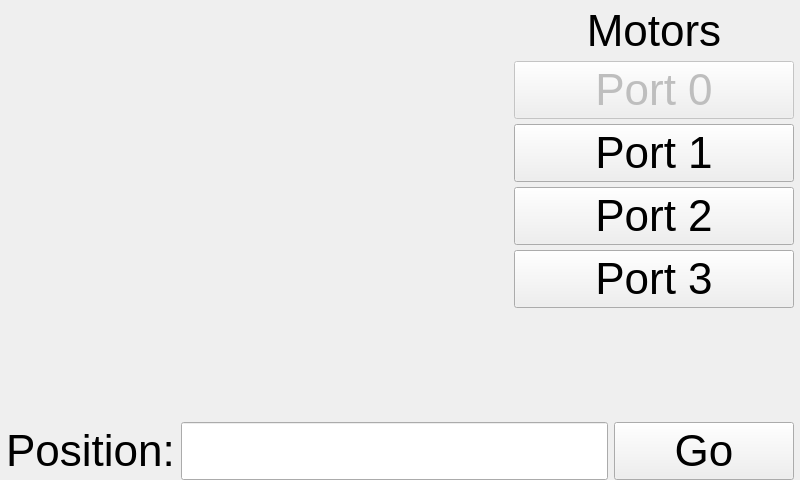
<?xml version="1.0" encoding="UTF-8"?>
<ui version="4.0">
 <class>PidWidget</class>
 <widget class="QWidget" name="PidWidget">
  <property name="geometry">
   <rect>
    <x>0</x>
    <y>0</y>
    <width>800</width>
    <height>480</height>
   </rect>
  </property>
  <property name="windowTitle">
   <string>PID Motor Control</string>
  </property>
  <layout class="QVBoxLayout" name="verticalLayout_2" stretch="1,0">
   <property name="spacing">
    <number>6</number>
   </property>
   <property name="leftMargin">
    <number>6</number>
   </property>
   <property name="topMargin">
    <number>6</number>
   </property>
   <property name="rightMargin">
    <number>6</number>
   </property>
   <property name="bottomMargin">
    <number>0</number>
   </property>
   <item>
    <layout class="QHBoxLayout" name="horizontalLayout_2" stretch="1,0">
     <property name="spacing">
      <number>0</number>
     </property>
     <item>
      <widget class="TouchDial" name="speed" native="true"/>
     </item>
     <item>
      <layout class="QVBoxLayout" name="verticalLayout" stretch="0,0,0,0,0,0">
       <property name="spacing">
        <number>5</number>
       </property>
       <item>
        <widget class="QLabel" name="label_3">
         <property name="font">
          <font>
           <pointsize>33</pointsize>
          </font>
         </property>
         <property name="text">
          <string>Motors</string>
         </property>
         <property name="alignment">
          <set>Qt::AlignCenter</set>
         </property>
        </widget>
       </item>
       <item>
        <widget class="QPushButton" name="_0">
         <property name="enabled">
          <bool>false</bool>
         </property>
         <property name="minimumSize">
          <size>
           <width>280</width>
           <height>0</height>
          </size>
         </property>
         <property name="font">
          <font>
           <pointsize>33</pointsize>
          </font>
         </property>
         <property name="text">
          <string>Port 0</string>
         </property>
         <property name="icon">
          <iconset resource="../rc/icons.qrc">
           <normaloff>:/icons/bullet_blue.png</normaloff>:/icons/bullet_blue.png</iconset>
         </property>
        </widget>
       </item>
       <item>
        <widget class="QPushButton" name="_1">
         <property name="font">
          <font>
           <pointsize>33</pointsize>
          </font>
         </property>
         <property name="text">
          <string>Port 1</string>
         </property>
         <property name="icon">
          <iconset resource="../rc/icons.qrc">
           <normaloff>:/icons/bullet_yellow.png</normaloff>:/icons/bullet_yellow.png</iconset>
         </property>
        </widget>
       </item>
       <item>
        <widget class="QPushButton" name="_2">
         <property name="font">
          <font>
           <pointsize>33</pointsize>
          </font>
         </property>
         <property name="text">
          <string>Port 2</string>
         </property>
         <property name="icon">
          <iconset resource="../rc/icons.qrc">
           <normaloff>:/icons/bullet_red.png</normaloff>:/icons/bullet_red.png</iconset>
         </property>
        </widget>
       </item>
       <item>
        <widget class="QPushButton" name="_3">
         <property name="font">
          <font>
           <pointsize>33</pointsize>
          </font>
         </property>
         <property name="text">
          <string>Port 3</string>
         </property>
         <property name="icon">
          <iconset resource="../rc/icons.qrc">
           <normaloff>:/icons/bullet_green.png</normaloff>:/icons/bullet_green.png</iconset>
         </property>
        </widget>
       </item>
       <item>
        <spacer name="verticalSpacer">
         <property name="orientation">
          <enum>Qt::Vertical</enum>
         </property>
         <property name="sizeHint" stdset="0">
          <size>
           <width>20</width>
           <height>40</height>
          </size>
         </property>
        </spacer>
       </item>
      </layout>
     </item>
    </layout>
   </item>
   <item>
    <layout class="QHBoxLayout" name="horizontalLayout">
     <item>
      <widget class="QLabel" name="label">
       <property name="font">
        <font>
         <pointsize>33</pointsize>
        </font>
       </property>
       <property name="text">
        <string>Position:</string>
       </property>
      </widget>
     </item>
     <item>
      <widget class="LineEdit" name="position">
       <property name="font">
        <font>
         <pointsize>33</pointsize>
        </font>
       </property>
      </widget>
     </item>
     <item>
      <widget class="QPushButton" name="go">
       <property name="minimumSize">
        <size>
         <width>180</width>
         <height>0</height>
        </size>
       </property>
       <property name="font">
        <font>
         <pointsize>33</pointsize>
        </font>
       </property>
       <property name="text">
        <string>Go</string>
       </property>
       <property name="icon">
        <iconset resource="../rc/icons.qrc">
         <normaloff>:/icons/arrow_right.png</normaloff>:/icons/arrow_right.png</iconset>
       </property>
      </widget>
     </item>
    </layout>
   </item>
  </layout>
 </widget>
 <customwidgets>
  <customwidget>
   <class>LineEdit</class>
   <extends>QLineEdit</extends>
   <header>LineEdit.h</header>
  </customwidget>
  <customwidget>
   <class>TouchDial</class>
   <extends>QWidget</extends>
   <header>TouchDial.h</header>
   <container>1</container>
  </customwidget>
 </customwidgets>
 <resources>
  <include location="../rc/icons.qrc"/>
 </resources>
 <connections/>
</ui>
